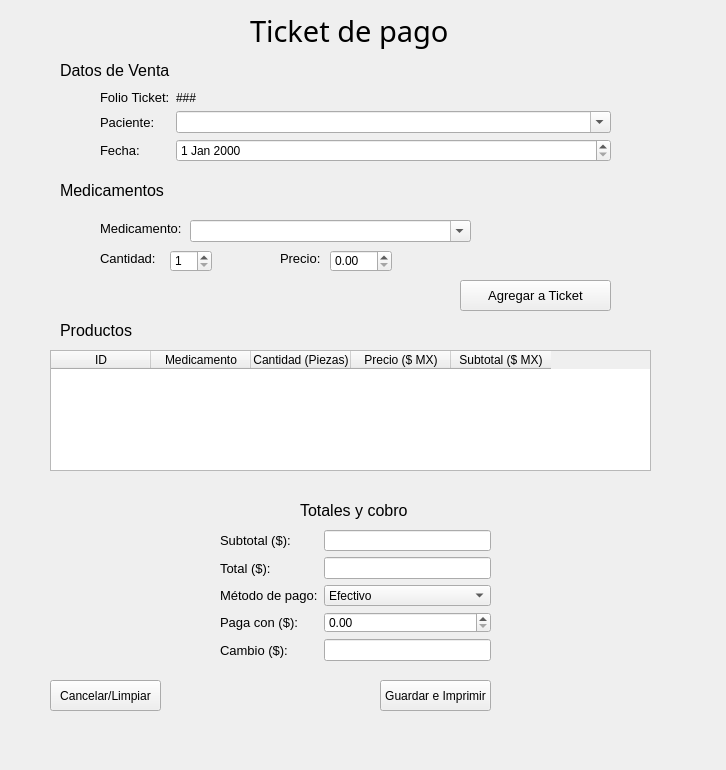
<?xml version="1.0" encoding="UTF-8"?>
<ui version="4.0">
 <class>Form</class>
 <widget class="QWidget" name="Form">
  <property name="geometry">
   <rect>
    <x>0</x>
    <y>0</y>
    <width>726</width>
    <height>770</height>
   </rect>
  </property>
  <property name="windowTitle">
   <string>Form</string>
  </property>
  <widget class="QLabel" name="label_2">
   <property name="geometry">
    <rect>
     <x>250</x>
     <y>10</y>
     <width>251</width>
     <height>41</height>
    </rect>
   </property>
   <property name="font">
    <font>
     <family>Montserrat</family>
     <pointsize>22</pointsize>
    </font>
   </property>
   <property name="text">
    <string>Ticket de pago</string>
   </property>
  </widget>
  <widget class="QLabel" name="label">
   <property name="geometry">
    <rect>
     <x>60</x>
     <y>60</y>
     <width>161</width>
     <height>21</height>
    </rect>
   </property>
   <property name="font">
    <font>
     <pointsize>12</pointsize>
    </font>
   </property>
   <property name="text">
    <string>Datos de Venta</string>
   </property>
  </widget>
  <widget class="QLabel" name="label_3">
   <property name="geometry">
    <rect>
     <x>60</x>
     <y>180</y>
     <width>161</width>
     <height>21</height>
    </rect>
   </property>
   <property name="font">
    <font>
     <pointsize>12</pointsize>
    </font>
   </property>
   <property name="text">
    <string>Medicamentos</string>
   </property>
  </widget>
  <widget class="QWidget" name="formLayoutWidget">
   <property name="geometry">
    <rect>
     <x>100</x>
     <y>90</y>
     <width>511</width>
     <height>80</height>
    </rect>
   </property>
   <layout class="QFormLayout" name="formLayout">
    <item row="0" column="0">
     <widget class="QLabel" name="label_4">
      <property name="font">
       <font>
        <pointsize>10</pointsize>
       </font>
      </property>
      <property name="text">
       <string>Folio Ticket:</string>
      </property>
     </widget>
    </item>
    <item row="0" column="1">
     <widget class="QLabel" name="lbl_num_ticket">
      <property name="text">
       <string>###</string>
      </property>
     </widget>
    </item>
    <item row="1" column="0">
     <widget class="QLabel" name="label_5">
      <property name="font">
       <font>
        <pointsize>10</pointsize>
       </font>
      </property>
      <property name="text">
       <string>Paciente:</string>
      </property>
     </widget>
    </item>
    <item row="1" column="1">
     <widget class="QComboBox" name="cmb_paciente_ticket">
      <property name="editable">
       <bool>true</bool>
      </property>
     </widget>
    </item>
    <item row="2" column="0">
     <widget class="QLabel" name="label_6">
      <property name="font">
       <font>
        <pointsize>10</pointsize>
       </font>
      </property>
      <property name="text">
       <string>Fecha:</string>
      </property>
     </widget>
    </item>
    <item row="2" column="1">
     <widget class="QDateEdit" name="date_ticket"/>
    </item>
   </layout>
  </widget>
  <widget class="QTableWidget" name="tbl_ticket_detalle">
   <property name="geometry">
    <rect>
     <x>50</x>
     <y>350</y>
     <width>601</width>
     <height>121</height>
    </rect>
   </property>
   <column>
    <property name="text">
     <string>ID</string>
    </property>
   </column>
   <column>
    <property name="text">
     <string>Medicamento</string>
    </property>
   </column>
   <column>
    <property name="text">
     <string>Cantidad (Piezas)</string>
    </property>
   </column>
   <column>
    <property name="text">
     <string>Precio ($ MX)</string>
    </property>
   </column>
   <column>
    <property name="text">
     <string>Subtotal ($ MX)</string>
    </property>
   </column>
  </widget>
  <widget class="QComboBox" name="cmb_buscar_medicamento">
   <property name="geometry">
    <rect>
     <x>190</x>
     <y>220</y>
     <width>281</width>
     <height>22</height>
    </rect>
   </property>
   <property name="editable">
    <bool>true</bool>
   </property>
  </widget>
  <widget class="QSpinBox" name="spin_piezas">
   <property name="geometry">
    <rect>
     <x>170</x>
     <y>250</y>
     <width>42</width>
     <height>22</height>
    </rect>
   </property>
   <property name="minimum">
    <number>1</number>
   </property>
  </widget>
  <widget class="QDoubleSpinBox" name="spin_precio_unitario">
   <property name="geometry">
    <rect>
     <x>330</x>
     <y>250</y>
     <width>62</width>
     <height>22</height>
    </rect>
   </property>
   <property name="maximum">
    <double>99999.990000000005239</double>
   </property>
  </widget>
  <widget class="QPushButton" name="btn_agregar_item">
   <property name="geometry">
    <rect>
     <x>460</x>
     <y>280</y>
     <width>151</width>
     <height>31</height>
    </rect>
   </property>
   <property name="font">
    <font>
     <pointsize>10</pointsize>
    </font>
   </property>
   <property name="text">
    <string>Agregar a Ticket</string>
   </property>
  </widget>
  <widget class="QLabel" name="label_7">
   <property name="geometry">
    <rect>
     <x>100</x>
     <y>220</y>
     <width>111</width>
     <height>16</height>
    </rect>
   </property>
   <property name="font">
    <font>
     <pointsize>10</pointsize>
    </font>
   </property>
   <property name="text">
    <string>Medicamento:</string>
   </property>
  </widget>
  <widget class="QLabel" name="label_8">
   <property name="geometry">
    <rect>
     <x>100</x>
     <y>250</y>
     <width>111</width>
     <height>16</height>
    </rect>
   </property>
   <property name="font">
    <font>
     <pointsize>10</pointsize>
    </font>
   </property>
   <property name="text">
    <string>Cantidad:</string>
   </property>
  </widget>
  <widget class="QLabel" name="label_9">
   <property name="geometry">
    <rect>
     <x>280</x>
     <y>250</y>
     <width>111</width>
     <height>16</height>
    </rect>
   </property>
   <property name="font">
    <font>
     <pointsize>10</pointsize>
    </font>
   </property>
   <property name="text">
    <string>Precio:</string>
   </property>
  </widget>
  <widget class="QLabel" name="label_10">
   <property name="geometry">
    <rect>
     <x>60</x>
     <y>320</y>
     <width>161</width>
     <height>21</height>
    </rect>
   </property>
   <property name="font">
    <font>
     <pointsize>12</pointsize>
    </font>
   </property>
   <property name="text">
    <string>Productos</string>
   </property>
  </widget>
  <widget class="QLabel" name="label_11">
   <property name="geometry">
    <rect>
     <x>300</x>
     <y>500</y>
     <width>161</width>
     <height>21</height>
    </rect>
   </property>
   <property name="font">
    <font>
     <pointsize>12</pointsize>
    </font>
   </property>
   <property name="text">
    <string>Totales y cobro</string>
   </property>
  </widget>
  <widget class="QWidget" name="formLayoutWidget_2">
   <property name="geometry">
    <rect>
     <x>220</x>
     <y>530</y>
     <width>271</width>
     <height>131</height>
    </rect>
   </property>
   <layout class="QFormLayout" name="formLayout_2">
    <item row="0" column="0">
     <widget class="QLabel" name="label_12">
      <property name="font">
       <font>
        <pointsize>10</pointsize>
       </font>
      </property>
      <property name="text">
       <string>Subtotal ($):</string>
      </property>
     </widget>
    </item>
    <item row="1" column="0">
     <widget class="QLabel" name="label_13">
      <property name="font">
       <font>
        <pointsize>10</pointsize>
       </font>
      </property>
      <property name="text">
       <string>Total ($):</string>
      </property>
     </widget>
    </item>
    <item row="2" column="0">
     <widget class="QLabel" name="label_14">
      <property name="font">
       <font>
        <pointsize>10</pointsize>
       </font>
      </property>
      <property name="text">
       <string>Método de pago:</string>
      </property>
     </widget>
    </item>
    <item row="3" column="0">
     <widget class="QLabel" name="label_15">
      <property name="font">
       <font>
        <pointsize>10</pointsize>
       </font>
      </property>
      <property name="text">
       <string>Paga con ($):</string>
      </property>
     </widget>
    </item>
    <item row="4" column="0">
     <widget class="QLabel" name="label_16">
      <property name="font">
       <font>
        <pointsize>10</pointsize>
       </font>
      </property>
      <property name="text">
       <string>Cambio ($):</string>
      </property>
     </widget>
    </item>
    <item row="0" column="1">
     <widget class="QLineEdit" name="txt_subtotal">
      <property name="readOnly">
       <bool>true</bool>
      </property>
     </widget>
    </item>
    <item row="1" column="1">
     <widget class="QLineEdit" name="txt_total">
      <property name="readOnly">
       <bool>true</bool>
      </property>
     </widget>
    </item>
    <item row="2" column="1">
     <widget class="QComboBox" name="cmb_metodo_pago">
      <item>
       <property name="text">
        <string>Efectivo</string>
       </property>
      </item>
      <item>
       <property name="text">
        <string>Tarjeta de Crédito/Débito</string>
       </property>
      </item>
      <item>
       <property name="text">
        <string>Transferencia</string>
       </property>
      </item>
     </widget>
    </item>
    <item row="3" column="1">
     <widget class="QDoubleSpinBox" name="spin_paga_con"/>
    </item>
    <item row="4" column="1">
     <widget class="QLineEdit" name="txt_cambio">
      <property name="readOnly">
       <bool>true</bool>
      </property>
     </widget>
    </item>
   </layout>
  </widget>
  <widget class="QPushButton" name="btn_guardar_imprimir_ticket">
   <property name="geometry">
    <rect>
     <x>380</x>
     <y>680</y>
     <width>111</width>
     <height>31</height>
    </rect>
   </property>
   <property name="text">
    <string>Guardar e Imprimir</string>
   </property>
  </widget>
  <widget class="QPushButton" name="btn_cancelar_ticket">
   <property name="geometry">
    <rect>
     <x>50</x>
     <y>680</y>
     <width>111</width>
     <height>31</height>
    </rect>
   </property>
   <property name="text">
    <string>Cancelar/Limpiar</string>
   </property>
  </widget>
 </widget>
 <resources/>
 <connections/>
</ui>
